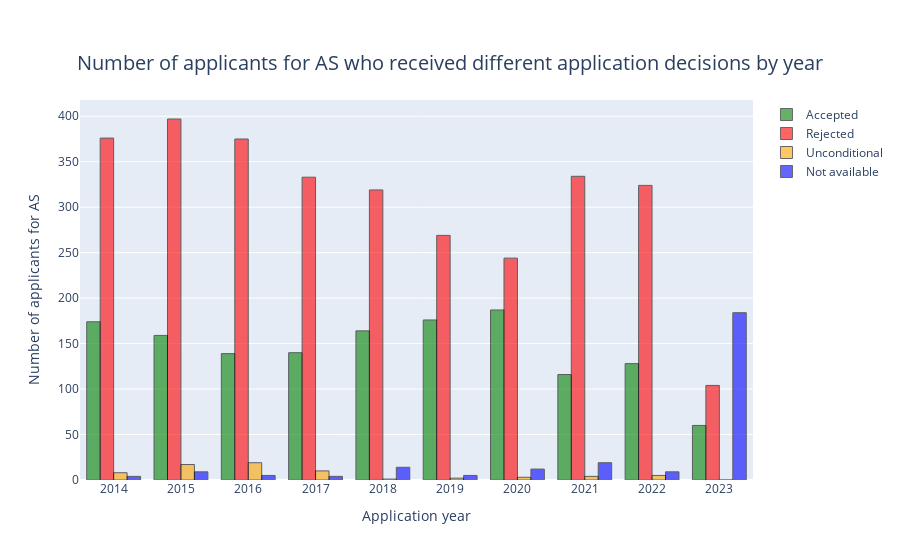

Write notebook code for a chart like this one.
### Code cell
fig = go.Figure()

fig.add_trace(go.Bar(x=tailored_df_MSB_AS['Year'], y=tailored_df_MSB_AS['Conditional for AS'], name='Accepted', marker_color = 'green'))
fig.add_trace(go.Bar(x=tailored_df_MSB_AS['Year'], y=tailored_df_MSB_AS['Rejected for AS'], name='Rejected', marker_color = 'red'))
fig.add_trace(go.Bar(x=tailored_df_MSB_AS['Year'], y=tailored_df_MSB_AS['Unconditional for AS'], name='Unconditional', marker_color = 'orange'))
fig.add_trace(go.Bar(x=tailored_df_MSB_AS['Year'], y=tailored_df_MSB_AS['Not available for AS'], name='Not available', marker_color = 'blue'))
fig.update_xaxes(title_text='Application year', tickvals = np.arange(2014,2024,1))
fig.update_yaxes(title_text='Number of applicants for AS', tickvals = np.arange(0,700,50))

fig.update_layout(title_text='Number of applicants for AS who received different application decisions by year', title_x = 0.5, title_y = 0.9, title_font=dict(size=20))

fig.update_traces(marker_line_color='black', marker_line_width=1, opacity=0.6)

### Figure 1 — Plotly figure (JSON) as saved in the notebook; plotly's stock layout.template omitted (floating-point values rounded to 4 significant figures)
{"data": [{"marker": {"color": "green", "line": {"color": "black", "width": 1}}, "name": "Accepted", "opacity": 0.6, "type": "bar", "x": [2014, 2015, 2016, 2017, 2018, 2019, 2020, 2021, 2022, 2023], "y": [174, 159, 139, 140, 164, 176, 187, 116, 128, 60]}, {"marker": {"color": "red", "line": {"color": "black", "width": 1}}, "name": "Rejected", "opacity": 0.6, "type": "bar", "x": [2014, 2015, 2016, 2017, 2018, 2019, 2020, 2021, 2022, 2023], "y": [376, 397, 375, 333, 319, 269, 244, 334, 324, 104]}, {"marker": {"color": "orange", "line": {"color": "black", "width": 1}}, "name": "Unconditional", "opacity": 0.6, "type": "bar", "x": [2014, 2015, 2016, 2017, 2018, 2019, 2020, 2021, 2022, 2023], "y": [8, 17, 19, 10, 1, 2, 3, 4, 5, 0]}, {"marker": {"color": "blue", "line": {"color": "black", "width": 1}}, "name": "Not available", "opacity": 0.6, "type": "bar", "x": [2014, 2015, 2016, 2017, 2018, 2019, 2020, 2021, 2022, 2023], "y": [4, 9, 5, 4, 14, 5, 12, 19, 9, 184]}], "layout": {"title": {"font": {"size": 20}, "text": "Number of applicants for AS who received different application decisions by year", "x": 0.5, "y": 0.9}, "xaxis": {"tickvals": [2014, 2015, 2016, 2017, 2018, 2019, 2020, 2021, 2022, 2023], "title": {"text": "Application year"}}, "yaxis": {"tickvals": [0, 50, 100, 150, 200, 250, 300, 350, 400, 450, 500, 550, 600, 650], "title": {"text": "Number of applicants for AS"}}}}
